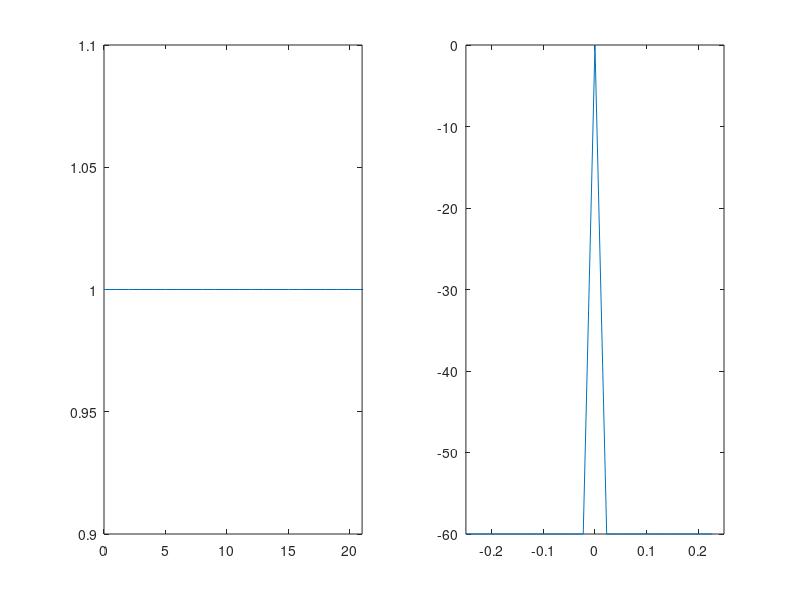
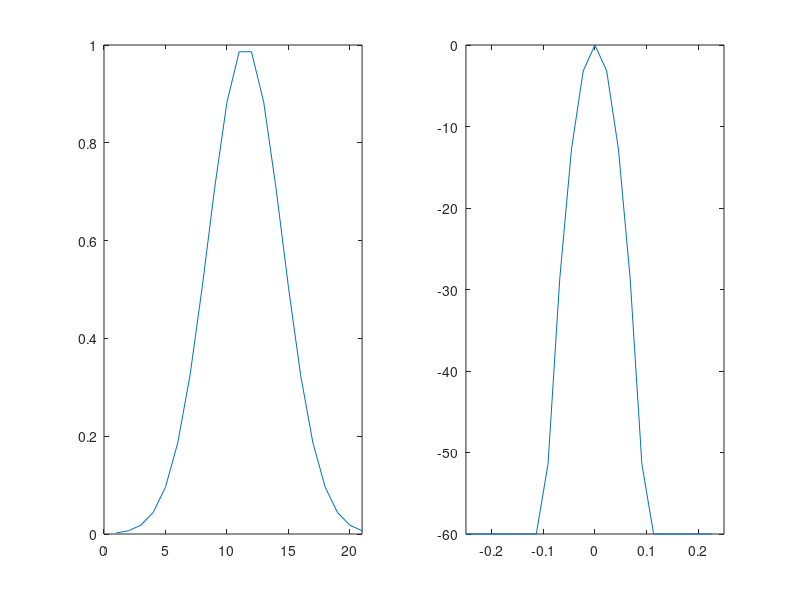
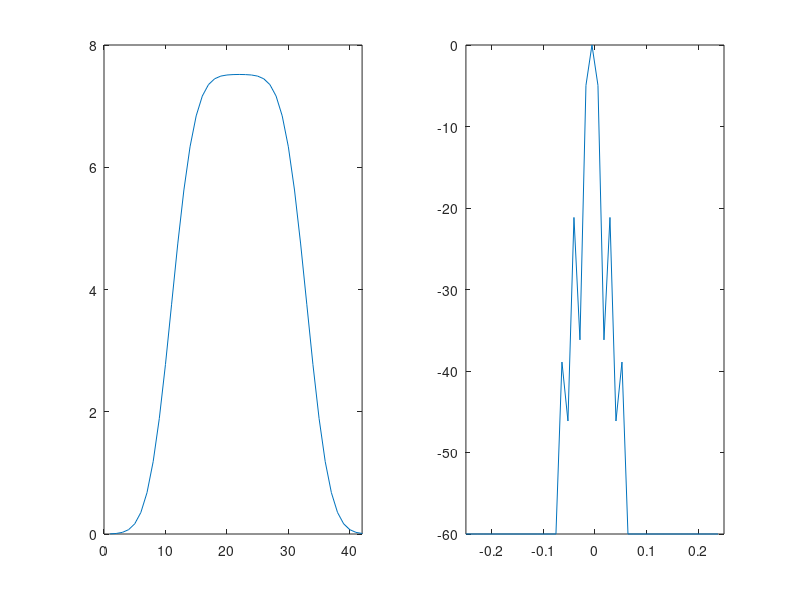
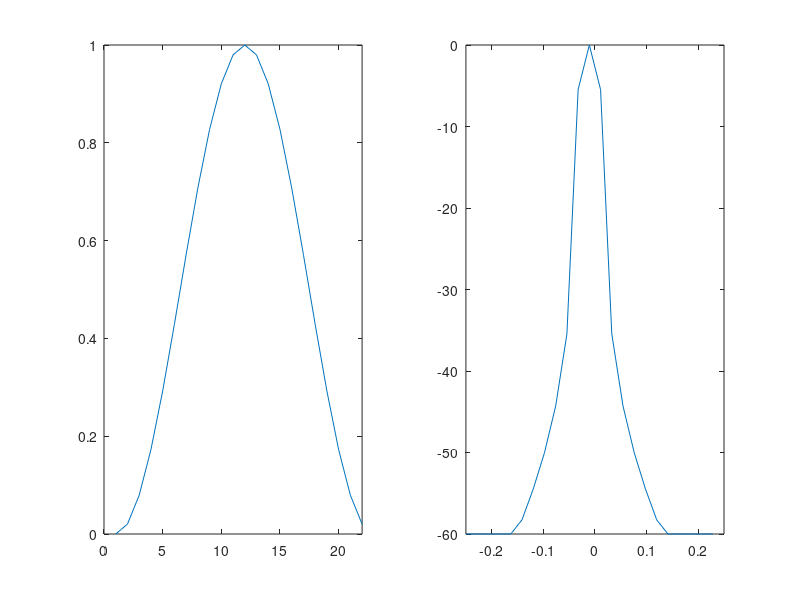

Write MATLAB code to recreate these figures, in order. (Note: this script raises an error after producing the figures.)
clear
clc

% N: window lenth in TRs
N = 22;
% T: time points
T = 0:N-1;
dr=60;
% sampling rate
fs=0.5;


% creat the rectangular window
RW = ones(1,N);
figure(1); subplot(1,2,1); plot(T,RW)
xlim([0 length(RW)-1])

% Calculate gaussian 
% Gaussian Mean
Gm=(N-1)/2;
% Gaussian Standard Deviation
Gs=3;

GW=exp(-(T-Gm).^2/(2*Gs.^2));

figure(2); subplot(1,2,1); plot(GW)
xlim([0 length(GW)-1])

% convolve rectangular and gaussian
WC=conv(RW,GW);
figure(3); subplot(1,2,1); plot(WC)
xlim([0 length(WC)-1])

% evaluate the freq response of WR
H1 = abs(fft(RW));
H1 = fftshift(H1);
H1 = H1/max(H1);
H1 = 20*log10(H1);
H1 = max(-dr,H1);
h1=-fs/2:fs/(length(H1)):fs/2-fs/(length(H1))
figure(1); subplot(1,2,2); plot(h1,H1)
xlim([-0.25,0.25])


% evaluate the freq response of WG
H2 = abs(fft(GW));
H2 = fftshift(H2);
H2 = H2/max(H2);
H2 = 20*log10(H2);
H2 = max(-dr,H2);
h2=-fs/2:fs/(length(H2)):fs/2-fs/(length(H2));
figure(2); subplot(1,2,2);plot(h2,H2)
xlim([-0.25,0.25])

% evaluate the freq response of WC
H3= abs(fftshift(fft(WC)));
H3= H3/max(H3);
H3= 20*log10(H3);
H3= max(-dr,H3);
h3=-fs/2:fs/(length(H3)):fs/2-fs/(length(H3));
figure(3); subplot(1,2,2);plot(h3,H3)
xlim([-0.25,0.25])

% creat the hanning window and hamming window and evaluate their frequency
% responses
HanW = hann(N+1)
figure(4); subplot(1,2,1); plot(HanW)
xlim([0 length(HanW)-1])

H4= abs(fftshift(fft(HanW)));
H4= H4/max(H4);
H4= 20*log10(H4);
H4= max(-dr,H4);
h4=-fs/2:fs/(length(H4)):fs/2-fs/(length(H4));
figure(4); subplot(1,2,2);plot(h4,H4)
xlim([-0.25,0.25])

HammingW = hamming(N+1)
figure(5); subplot(1,2,1); plot(HammingW)
xlim([0 length(HammingW)-1])

H5= abs(fftshift(fft(HammingW)));
H5= H5/max(H5);
H5= 20*log10(H5);
H5= max(-dr,H5);
h5=-fs/2:fs/(length(H5)):fs/2-fs/(length(H5));
figure(5); subplot(1,2,2);plot(h5,H5)
xlim([-0.25,0.25])



% cancatenate the time course
TC_seed = load ('Seed_time_series/FunRaw_ROISignals.mat')
TC_atlas= load('Results/FunImgC_ROISignals/ROISignals_0021018.mat')
TC = [TC_seed.theROITimeCourses,TC_atlas.ROISignals];

%stationary FC estimation
cov_matrix = cov(TC)



% invers Fisher transformation


% dynamic FC esimtation and state identification

% segment time course into windows

asize = size(TC)
for i=1:(asize(1,1)-N+1)
    bsize = size(TC(i:N-1+i,:))
    for j= 1:bsize(1,1)
        for k = 1:bsize(1,2)
            w(i,j,k)=TC(i+j-1,k)
        end
    end          
    Cov(i)=cov(w(i,:,:))
end

% create regualrized invese matrix
ts1 = TC
lambda=5; % arbitrary choice of regularisation!
oc=cov(ts1); % raw covariance
ic=-L1precisionBCD(oc/mean(diag(oc)),lambda/1000); % get regularised negative inverse covariance
r=(ic ./ repmat(sqrt(abs(diag(ic))),1,Nnodes)) ./ repmat(sqrt(abs(diag(ic)))',Nnodes,1); % use diagonal to get normalised coefficients
r=r+eye(Nnodes); % remove diagonal 


AM = L1precisionBCD(Cov,1);
AM(abs(AM) < 1e-4) = 0;
AM2 = sign(AM);
drawGraph(abs(AM2),'labels',wordlist);


ts1=W1;


lambda=5; % arbitrary choice of regularisation!
oc=cov(ts1); % raw covariance
ic=-L1precisionBCD(oc/mean(diag(oc)),lambda/1000); % get regularised negative inverse covariance
r=(ic ./ repmat(sqrt(abs(diag(ic))),1,Nnodes)) ./ repmat(sqrt(abs(diag(ic)))',Nnodes,1); % use diagonal to get normalised coefficients
r=r+eye(Nnodes); % remove diagonal 






% applying the sliding window to the time course


% % plot the Gaussian window
% figure
% area(k,w2,'FaceColor', [0 .4 .6])
% xlim([0 N-1])
% set(gca,'XTick', [0 : 1/8 : 1]*(N-1))
% % set(gca,'XTickLabel','0| | | | | | | |N-1')
% grid on
% ylabel('amplitude')
% xlabel('Time')
% title('Window function (Gauss, \sigma = )')















